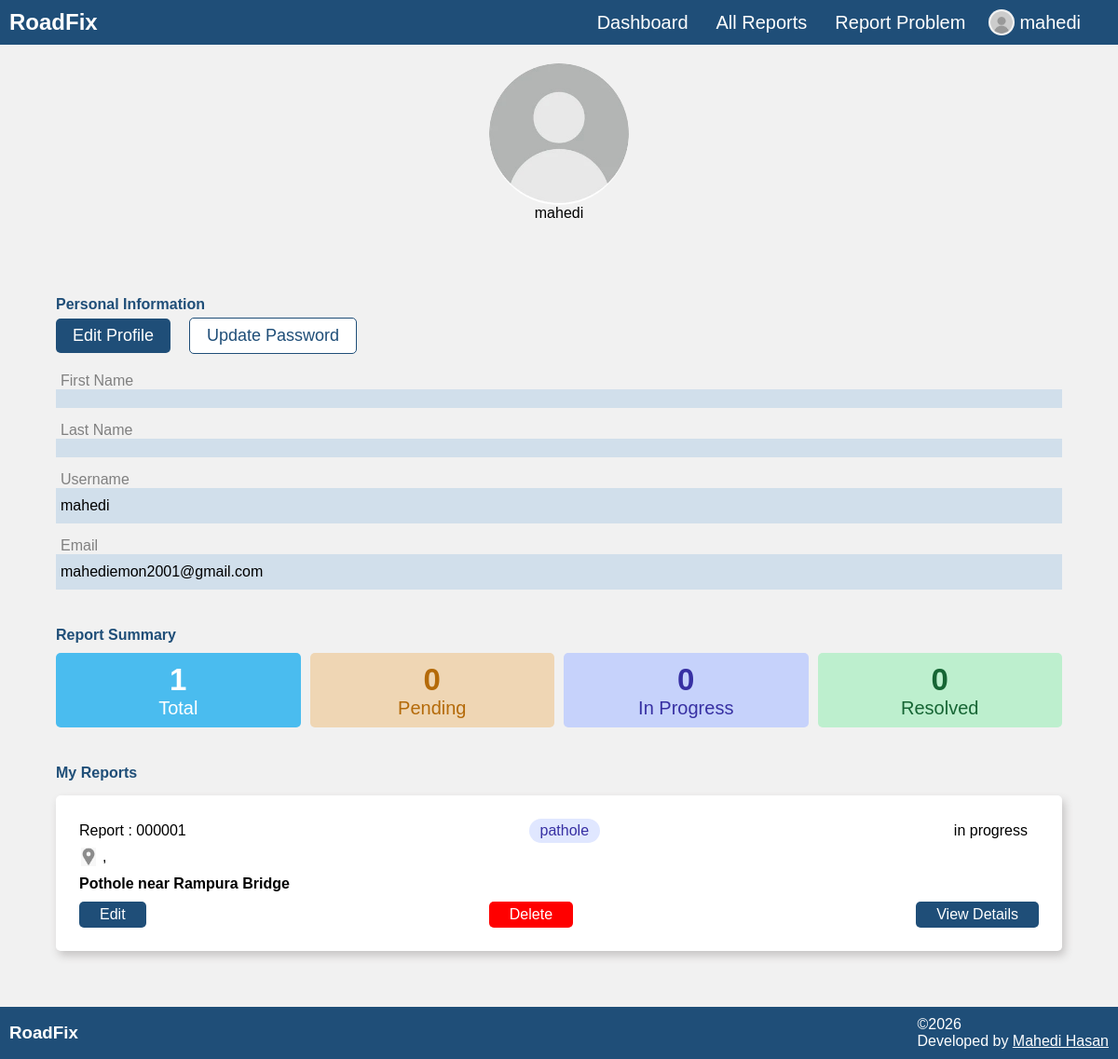
Screenshot of /accounts/myProfile/ (signed in) with the database file from the repository.
### reports/models.py (models this page shows, shortened)
class Report(models.Model):
    CATEGORY_CHOICES = [
        ("pothole", "Pothole"),
        ("damaged_road", "Damaged Road"),
        ("waterlogging", "Waterlogging"),
        ("broken_streetlight", "Broken Streetlight"),
        ("other", "Other"),
    ]
    STATUS_CHOICES = [
        ("pending", "Pending"),
        ("in_progress", "In Progress"),
        ("resolved", "Resolved"),
    ]
    title = models.CharField(max_length=200)
    category = models.CharField(max_length=30, choices=CATEGORY_CHOICES)
    description = models.TextField()
    photo = models.ImageField(upload_to="reportPics/", blank=True, null=True)
    status = models.CharField(max_length=20, choices=STATUS_CHOICES, default="pending")
    create_date = models.DateTimeField(auto_now_add=True, null=True)
    user = models.ForeignKey(User, on_delete=models.CASCADE, null=True, blank=True)
    location = models.CharField(max_length=200)
    road_information = models.CharField(max_length=200)
    landmarks = models.CharField(max_length=300)
    additional_details = models.CharField(max_length=500, blank=True)

### account/views.py (the view)
# urls.py: path('myProfile/',views.userProfile,name='myProfilePage'),
def userProfile(request):
    myReports = reportAppReportClassModel.objects.filter(user=request.user).order_by(
        "-create_date"
    )
    totalReports = myReports.count()
    pending = myReports.filter(status="pending").count()
    inProgress = myReports.filter(status="in_progress").count()
    resolveD = myReports.filter(status="ressolved").count()
    return render(
        request,
        "userProfile.html",
        {
            "myAllReports": myReports,
            "totalReports": totalReports,
            "pending": pending,
            "inProgress": inProgress,
            "resolved": resolveD,
        },
    )

### templates/userProfile.html (shortened to what this page needs)
{% load static %}
<!DOCTYPE html>
<html lang="en">
<head>
    <link rel="stylesheet" href="{% static 'css/userProfile.css' %}">
</head>
<body>
    {% include 'navbar.html' %}
    <div class="image_and_name_section">
        <img src="{% static 'images/profilePic.jpg' %}">
        <p class="fullanme">{{user.username}}</p>
    </div>
    <div class="personalInfo_and_cart">
        <div class="personalInformationText">
            <p> Personal Information</p>
        </div>
        <div class="edit_and_password">
            <button class="editBtn"><a href="{% url 'editProfile' %}">Edit Profile</a></button>
            <button class="update_btn"> <a href="{% url 'updatePassowrD' %}">Update Password</a></button>
        </div>
        <div class="Information">
            <div class="block">
                <label class="label">First Name</label>
                <p class="val">{{user.first_name}}</p>
            </div>
            <div class="block">
                <label>Last Name</label>
                <p class="val">{{user.last_name}}</p>
            </div>
            <div class="block">
                <label>Username</label>
                <p class="val">{{user.username}}</p>
            </div>
            <div class="block">
                <label>Email </label>
                <p class="val">{{user.email}}</p>
            </div>
        </div>
        <div class="myAllReport">
            Report Summary
        </div>
        <div class="reportBox">
            <div class="box total">
                <div class="value_and_status">
                    <p class="value">{{totalReports}}</p>
                    <p class="status">Total</p>
                </div>
            </div>
            <div class="box pending">
                <div class="value_and_status">
                    <p class="value">{{pending}}</p>
                    <p class="status">Pending</p>
                </div>
            </div>
            <div class="box in_progress">
                <div class="value_and_status">
                    <p class="value">{{inProgress}}</p>
                    <p class="status">In Progress</p>
                </div>
            </div>
            <div class="box resolved">
                <div class="value_and_status">
                    <p class="value">{{resolved}}</p>
                    <p class="status">Resolved</p>
                </div>
            </div>
        </div>
        <div class="myReportsText">
            <h3>My Reports</h3>
        </div>
        <div class="my_all_reports">
            <div class="all_cart">
                {% for reports in myAllReports %}
                <div class="cart">
                    <div class="allInfo">
                        <div class="issue_status">
                            <p class="issue">Report : {{reports.id|stringformat:'06d'}}</p>
                            <p class="rep_category">{{reports.get_category_display}}</p>
                            <p class="{{reports.status}} rep_status">{{reports.get_status_display}}</p>
                        </div>
                        <div class="location">
                            <p class="prb_area">
                                <img src="{% static 'images/location.png' %}">
                                <span> {{reports.location}} , {{reports.road_information}}</span>
                            </p>
                        </div>
                        <div class="title_category_description">
                            <p class="prb_name"><strong>{{reports.title}}</strong></p>
                        </div>
                        <div class="edit_delete_viewDetils_button">
                            <a href="{% url 'edit_report' reports.id %}" class="edittBtn">
                                Edit
                            </a>
                            <form method="POST" action="{% url 'delete_report' reports.id %}"
                                onsubmit="return confirm('Are you sure want to delete this report?')">
                                <button class="deleteBtn" >
                                    Delete
                                </button>
                            </form>
                            <a href="{% url 'specific_report_details' reports.id %}" class="view_details_btn">
                                View Details
                            </a>
                        </div>
                    </div>
                </div>
            </div>
            {% endfor %}
        </div>
    </div>
    {% include 'footer.html' %}
</body>
</html>

### templates/navbar.html (shortened to what this page needs)
{% load static %}
<link rel="stylesheet" href="{% static 'css/navbar.css' %}">
<nav>
    <div class="logo_and_roadFix">
        <a href="{% url 'index' %}">
            <h1>RoadFix</h1>
        </a>
    </div>
    <div class="hidden_when_mobile_Active">
        <div class="othersOption">
            <a href="{% url 'Dashboard' %}">Dashboard</a>
            <a href="{% url 'allReports' %}">All Reports</a>
            <a href="{% url 'report_form' %}">Report Problem</a>
        </div>
        <div class="register_login">
            {% if user.is_authenticated %}
            <div class="profile">
                <div class="image_and_name">
                    <img src="{% static 'images/profile.jpg' %}">
                    <span class="username">{{user.username}}</span>
                </div>
            </div>
            {% else %}
            <div class="register_loginPage">
                <a href="{% url 'register' %}">Register</a>
                <a href="{% url 'loginPage' %}">Login</a>
            </div>
            {% endif %}
        </div>
    </div>
</nav>

### static/css/userProfile.css (style rules this page uses)
body { margin: 0; padding: 0; background-color: #f1f1f1; font-family: Arial, sans-serif; }
.personalInformationText p { color: #1F4E78; }
.edit_and_password .editBtn { background-color: #1F4E78; color: white; cursor: pointer; padding: 8px 18px; font-size: 18px; border: none; outline: 0; border-radius: 5px; }
.edit_and_password .update_btn { color: #1F4E78; background-color: white; cursor: pointer; padding: 8px 18px; font-size: 18px; border: 1px solid #1F4E78; outline: 0; border-radius: 5px; }
.edit_and_password { display: flex; align-items: center; gap: 20px; }
.edit_and_password .update_btn { transition: transform 0.3s ease, background-color 0.3s ease }
.edit_and_password .update_btn a { color: #1F4E78; }
.edit_and_password button a { text-decoration: none; color: white; }
.personalInformationText p { margin-bottom: 5px; margin-top: 20px; }
.edit_and_password { margin-bottom: 20px; }
.Information .block { margin-bottom: 15px; }
.block label { color: gray; font-size: 16px; padding-left: 5px; }
.block .val { background-color: #d1dfeb; padding: 10px 0px; font-size: 16px; padding-left: 5px; }
.location img { width: 20px; height: 20px; object-fit: contain; margin-bottom: 0px; margin-right: 5px; }
.issue_status { display: flex; align-items: center; gap: 10px; font-size: 16px; justify-content: space-between; margin-bottom: 5px; }
.location p { display: flex; align-items: center; }
.location p span { font-size: 16px; }
.location { margin-bottom: 10px; margin-top: 2px; }
.cart { margin-bottom: 20px; background-color: white; border-radius: 5px; padding: 25px; box-shadow: 3px 5px 10px #c5c3c3; }
body { margin: 0; background-color: #e0e3e5; }
.myAllReport { margin-top: 40px; margin-bottom: 10px; font-size: 16px; color: #1F4E78; font-weight: bold; }
.reportBox { display: grid; grid-template-columns: repeat(4, 1fr); gap: 10px; }
.box { border-radius: 5px; text-align: center; height: 80px; display: flex; align-items: center; justify-content: center; }
.total { color: white; background-color: #4abcef; }
.pending { color: rgb(180, 106, 9); background-color: rgb(239 214 180); }
.in_progress { background-color: #c6d2fb; color: #3730a3; }
.resolved { color: #166534; background-color: #bdefce; }
.value_and_status p { margin: 0; }
.value_and_status .value { font-size: 33px; font-weight: bold; }
.value_and_status .status { font-size: 20px; }
.myReportsText { margin-top: 30px; margin-bottom: 15px; }
.myReportsText h3 { margin: 0; color: #1F4E78; font-size: 20px; font-weight: bold; margin-top: 40px; margin-bottom: 10px; font-size: 16px; }
.image_and_name_section img { width: 150px; border-radius: 50%; }
.image_and_name_section { display: flex; flex-direction: column; align-items: center; justify-content: center; margin: 20px 0px; }
.personalInformationText p { margin-bottom: 5px; margin-top: 20px; font-weight: bold; }
.personalInfo_and_cart { padding: 40px 60px; }
.rep_status { padding: 4px 12px; border-radius: 20px; }
.rep_category { padding: 4px 12px; border-radius: 20px; background-color: #e0e7ff; color: #3730a3; }
a { text-decoration: none; }
.edit_delete_viewDetils_button { display: flex; align-items: center; justify-content: space-between; }
.edit_delete_viewDetils_button a { padding: 5px 22px; }
.edittBtn { color: white; background-color: #1F4E78; border: none; border-radius: 5px; font-size: 16px; padding: 5px 22px; cursor: pointer; }
.deleteBtn { color: white; background-color: red; border: none; border-radius: 5px; font-size: 16px; padding: 5px 22px; cursor: pointer; }
.view_details_btn { color: white; background-color: #1F4E78; border: none; border-radius: 5px; font-size: 16px; padding: 5px 22px; cursor: pointer; }

### static/css/footer.css (style rules this page uses)
footer h3, p { margin: 0; }

### rows the page displays
Report: id "000001", category "pathole", status "in progress", title "Pothole near Rampura Bridge"

### other values shown
{{ user.username }} "mahedi"
{{ user.email }} "mahediemon2001@gmail.com"
{{ totalReports }} "1"
{{ pending }} "0"
{{ inProgress }} "0"
{{ resolved }} "0"
